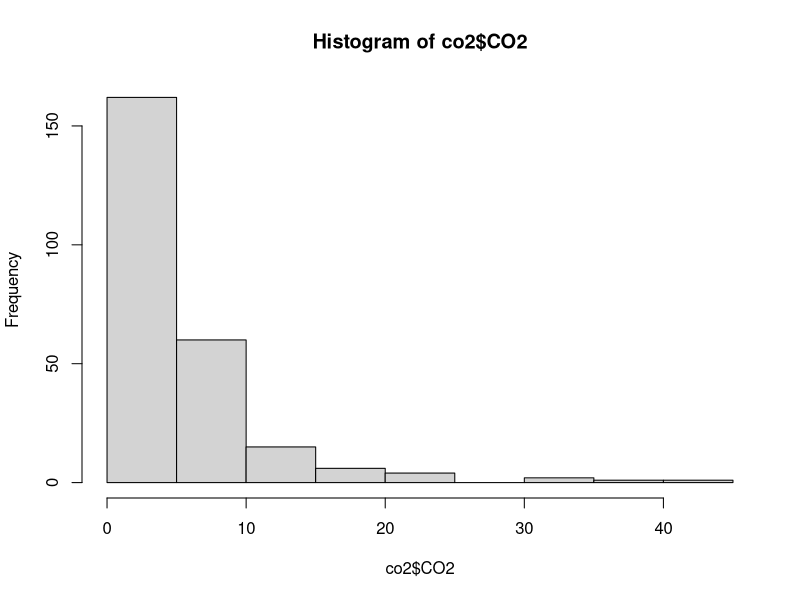
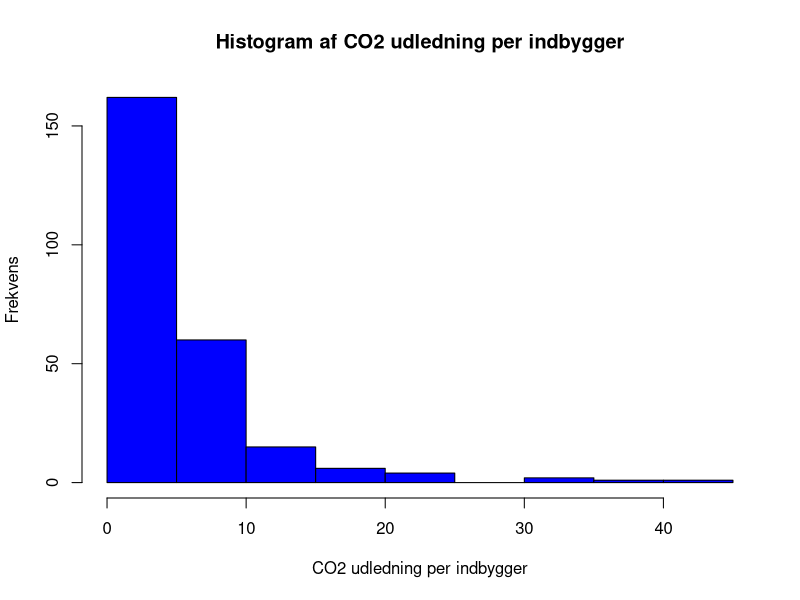
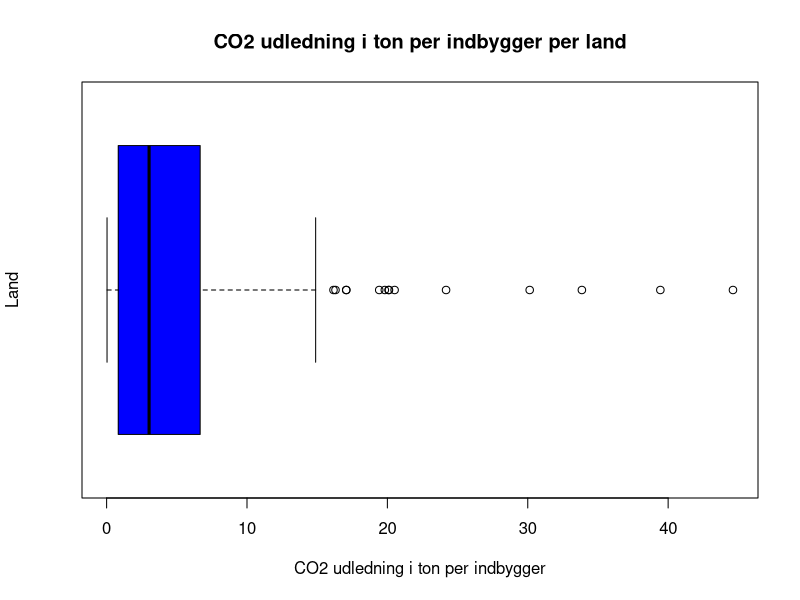

Reproduce these figures in R, in order.
co2  <- read.csv("CO2.csv", sep = ";", row.names = NULL)

h <- hist(co2$CO2)
pdf("co2plot.pdf", width = 10, height = 8)
plot(h, xlab = "CO2 udledning per indbygger", ylab = "Frekvens"
     , main = "Histogram af CO2 udledning per indbygger", col = "blue")
dev.off()

pdf("co2boxplot.pdf", width = 10, height = 4)
boxplot(co2$CO2, main = "CO2 udledning i ton per indbygger per land"
        , col = "blue", horizontal = TRUE
        , xlab = "CO2 udledning i ton per indbygger"
        , ylab = "Land", boxwex = 1.5)
dev.off()

#lande der ligger uden for 1.5 IRQ (potentielle outliers)
for (i in 1:length(co2$CO2)) {
  if (co2$CO2[i] > 6.6646 + (6.6646 - 0.828) *  1.5) {
    print(co2$Country[i])
    print(co2$CO2[i])
  }
}

sd(co2$CO2)
summary(co2$CO2)

#standardafvigelse
sd(co2$CO2)/length(co2$CO2)





